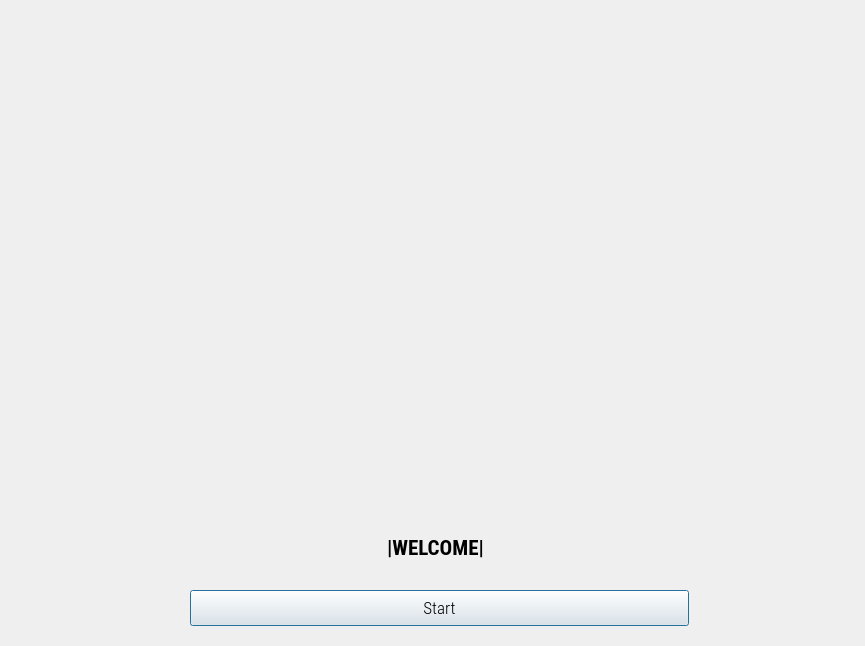
<?xml version="1.0" encoding="UTF-8"?>
<ui version="4.0">
 <class>Dialog</class>
 <widget class="QDialog" name="Dialog">
  <property name="geometry">
   <rect>
    <x>0</x>
    <y>0</y>
    <width>865</width>
    <height>646</height>
   </rect>
  </property>
  <property name="minimumSize">
   <size>
    <width>508</width>
    <height>259</height>
   </size>
  </property>
  <property name="maximumSize">
   <size>
    <width>1080</width>
    <height>1080</height>
   </size>
  </property>
  <property name="windowTitle">
   <string>Face Recognition Attendance System </string>
  </property>
  <property name="windowIcon">
   <iconset>
    <normaloff>icon.png</normaloff>icon.png</iconset>
  </property>
  <widget class="QLabel" name="logolabel">
   <property name="geometry">
    <rect>
     <x>10</x>
     <y>10</y>
     <width>841</width>
     <height>491</height>
    </rect>
   </property>
   <property name="text">
    <string/>
   </property>
   <property name="pixmap">
    <pixmap>logo.png</pixmap>
   </property>
  </widget>
  <widget class="QPushButton" name="runButton">
   <property name="geometry">
    <rect>
     <x>190</x>
     <y>590</y>
     <width>499</width>
     <height>36</height>
    </rect>
   </property>
   <property name="font">
    <font>
     <family>Roboto Condensed Light</family>
     <pointsize>13</pointsize>
    </font>
   </property>
   <property name="text">
    <string>Start</string>
   </property>
  </widget>
  <widget class="QWidget" name="verticalLayoutWidget">
   <property name="geometry">
    <rect>
     <x>190</x>
     <y>510</y>
     <width>491</width>
     <height>76</height>
    </rect>
   </property>
   <layout class="QVBoxLayout" name="verticalLayout">
    <item>
     <layout class="QHBoxLayout" name="horizontalLayout">
      <item alignment="Qt::AlignHCenter">
       <widget class="QLabel" name="filelabel">
        <property name="font">
         <font>
          <family>Roboto Condensed</family>
          <pointsize>16</pointsize>
          <weight>75</weight>
          <bold>true</bold>
         </font>
        </property>
        <property name="text">
         <string>|WELCOME|</string>
        </property>
       </widget>
      </item>
     </layout>
    </item>
   </layout>
  </widget>
 </widget>
 <resources>
  <include location="resource.qrc"/>
 </resources>
 <connections/>
</ui>
